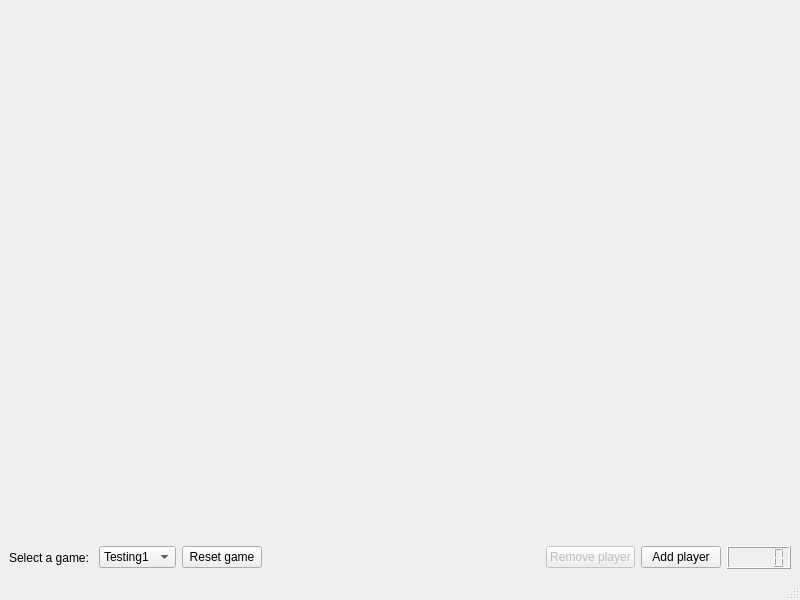
<?xml version="1.0" encoding="UTF-8"?>
<ui version="4.0">
 <class>AdminInterface</class>
 <widget class="QMainWindow" name="AdminInterface">
  <property name="geometry">
   <rect>
    <x>0</x>
    <y>0</y>
    <width>800</width>
    <height>600</height>
   </rect>
  </property>
  <property name="windowTitle">
   <string>MainWindow</string>
  </property>
  <widget class="QWidget" name="centralwidget">
   <layout class="QVBoxLayout" name="verticalLayout">
    <item>
     <widget class="QImageWidget" name="admin_image" native="true"/>
    </item>
    <item>
     <spacer name="verticalSpacer">
      <property name="orientation">
       <enum>Qt::Vertical</enum>
      </property>
      <property name="sizeHint" stdset="0">
       <size>
        <width>20</width>
        <height>40</height>
       </size>
      </property>
     </spacer>
    </item>
    <item>
     <layout class="QHBoxLayout" name="horizontalLayout">
      <item>
       <widget class="QLabel" name="games_label">
        <property name="text">
         <string>Select a game: </string>
        </property>
       </widget>
      </item>
      <item>
       <widget class="QComboBox" name="games_combobox">
        <item>
         <property name="text">
          <string>Testing1</string>
         </property>
        </item>
        <item>
         <property name="text">
          <string>Puzzle1</string>
         </property>
        </item>
        <item>
         <property name="text">
          <string>Puzzle2</string>
         </property>
        </item>
        <item>
         <property name="text">
          <string>Clothes</string>
         </property>
        </item>
        <item>
         <property name="text">
          <string>Sorting</string>
         </property>
        </item>
        <item>
         <property name="text">
          <string>Painting</string>
         </property>
        </item>
       </widget>
      </item>
      <item>
       <widget class="QPushButton" name="reset_game_button">
        <property name="text">
         <string>Reset game</string>
        </property>
       </widget>
      </item>
      <item>
       <spacer name="horizontalSpacer">
        <property name="orientation">
         <enum>Qt::Horizontal</enum>
        </property>
        <property name="sizeHint" stdset="0">
         <size>
          <width>40</width>
          <height>20</height>
         </size>
        </property>
       </spacer>
      </item>
      <item>
       <widget class="QPushButton" name="remove_player_button">
        <property name="enabled">
         <bool>false</bool>
        </property>
        <property name="text">
         <string>Remove player</string>
        </property>
       </widget>
      </item>
      <item>
       <widget class="QPushButton" name="add_player_button">
        <property name="enabled">
         <bool>true</bool>
        </property>
        <property name="text">
         <string>Add player</string>
        </property>
       </widget>
      </item>
      <item>
       <widget class="QLCDNumber" name="players_lcd"/>
      </item>
     </layout>
    </item>
   </layout>
   <zorder>admin_image</zorder>
   <zorder>verticalSpacer</zorder>
  </widget>
  <widget class="QMenuBar" name="menubar">
   <property name="geometry">
    <rect>
     <x>0</x>
     <y>0</y>
     <width>800</width>
     <height>25</height>
    </rect>
   </property>
  </widget>
  <widget class="QStatusBar" name="statusbar"/>
 </widget>
 <customwidgets>
  <customwidget>
   <class>QImageWidget</class>
   <extends>QWidget</extends>
   <header>modules/QImageWidget.h</header>
   <container>1</container>
  </customwidget>
 </customwidgets>
 <resources/>
 <connections/>
</ui>
